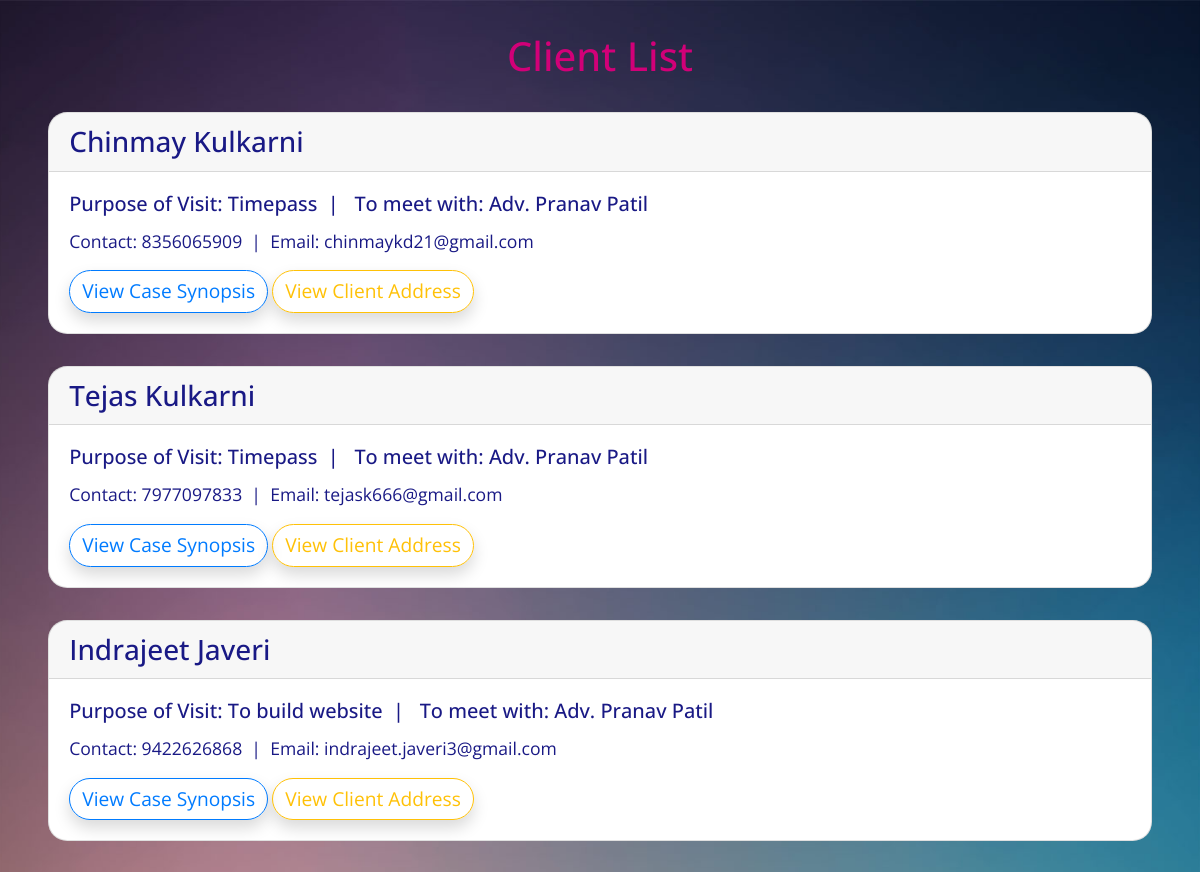
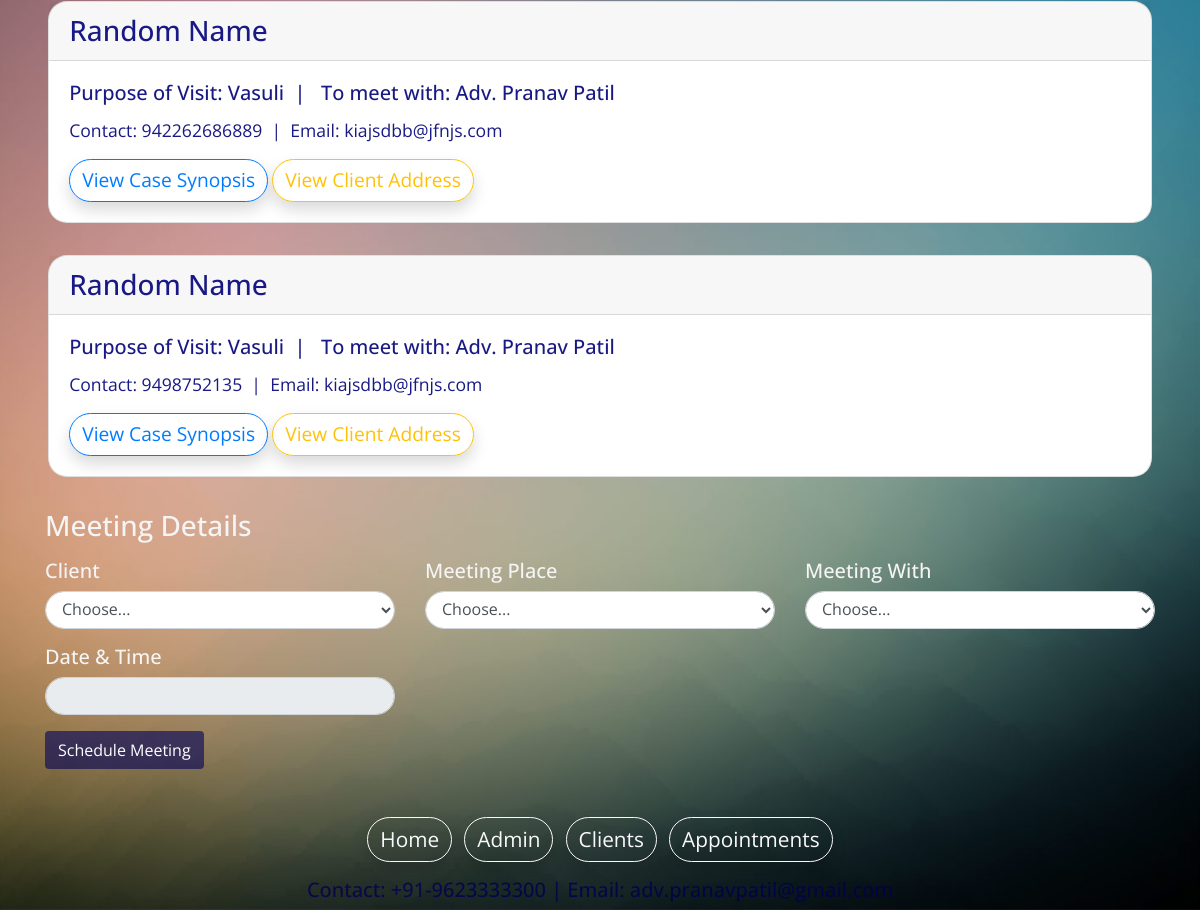
The app's page /clients with its own data (2 pictures, top to bottom).
### patiladmin/models.py (models this page shows, shortened)
class client(models.Model):
    first_name = models.CharField(max_length=255)
    last_name = models.CharField(max_length=255)
    contact = models.BigIntegerField()
    email = models.CharField(max_length=255)
    address = models.CharField(max_length=255)
    city = models.CharField(max_length=255)
    state = models.CharField(max_length=255)
    zipcode = models.BigIntegerField()
    pVisit = models.CharField(max_length=255)
    toMeet = models.CharField(max_length=255)
    hAbout = models.CharField(max_length=255)
    caseSynopsis = models.TextField(default="No case data provided by client")
    dateofvisit = models.DateField(default=timezone.now)

### patiladmin/views.py (the view)
# urls.py: path('clients', views.clientlist),
def clientlist(request):
    clist = client.objects.all()
    return render(request, 'patiladmin/clients.html', {'clients': clist})

### patiladmin/templates/patiladmin/clients.html (shortened to what this page needs)
{% extends 'patiladmin/baselayout.html' %}
{% load static %}
{% block content%}
<div class="container">
	<link rel="stylesheet" href="https://cdnjs.cloudflare.com/ajax/libs/animate.css/3.7.0/animate.min.css" type="text/css">
	<link rel="stylesheet" href="https://cdn.jsdelivr.net/npm/flatpickr/dist/flatpickr.min.css">
	<div class="text-center" style="padding-top: 2rem;color: rgb(210,0,120)">
		<h1>Client List</h1>
	</div>
	{% for client in clients %}
	<div style="background-color: rgb(256, 256, 256);color: rgba(0,0,120,0.9);margin: 2rem 0.2rem;border-radius: 1.2rem;"
	 class="card animated fadeIn">
		<h3 class="card-header" id="cName{{ forloop.counter }}">{{client.first_name}}&nbsp;{{client.last_name}}</h5>
			<div class="card-body">
				<h5 class="card-title">Purpose of Visit: {{client.pVisit}}&nbsp;&nbsp;|&nbsp;&nbsp; To meet with:
					{{client.toMeet}}</h5>
				<p class="card-text" style="font-size: 1.1rem;">Contact: <span id="cMobile{{ forloop.counter }}">{{client.contact}}</span>&nbsp;&nbsp;|&nbsp;&nbsp;Email:
					{{client.email}}</p>
				<button type="button" id="{{ forloop.counter }}" class="btn btn-outline-primary shadow cSynopModalTrigger" style="font-size: 1.2rem;border-radius: 1.5rem;">View
					Case Synopsis</button>
				<button type="button" id="{{ forloop.counter }}" class="btn btn-outline-warning shadow cAddrModalTrigger" style="font-size: 1.2rem;border-radius: 1.5rem;">View
					Client Address</button>
			</div>
	</div>
	{% endfor %}
	<div class="row">
		<div class="col-md-12">
			<h3 class="mb-3">Meeting Details</h4>
				<div class="row">
					<div class="col-md-4 mb-3">
						<h5>Client</h5>
						<select name="test" id="selClient" style="border-radius: 1.2rem;" class="form-control" required>
							<option value="">Choose...</option>
						</select>
					</div>
					<div class="col-md-4 mb-3">
						<h5>Meeting Place</h5>
						<select name="meetP" id="selPlace" style="border-radius: 1.2rem;" class="form-control" required>
							<option>Choose...</option>
						</select>
					</div>
					<div class="col-md-4 mb-3">
						<h5>Meeting With</h5>
						<select name="meetW" id="selAdv" style="border-radius: 1.2rem;" class="form-control" required>
							<option value="">Choose...</option>
						</select>
					</div>
					<div class="col-md-4 mb-3">
						<h5 class="control-label">Date & Time</h5>
						<input class="form-control" value="" id="dtTime" name="dateA" style="border-radius: 1.2rem;" readonly>
					</div>
				</div>
				<button id="schMeeting" class="btn" style="color:#FFFFFF;background-color: rgba(0, 0, 90, 0.6)">Schedule
					Meeting</a>
		</div>
	</div>
</div>
{% endblock %}

### records on screen
client: first_name "Chinmay", last_name "Kulkarni", pVisit "Timepass", toMeet "Adv. Pranav Patil", contact "8356065909", email "chinmaykd21@gmail.com"
client: first_name "Tejas", last_name "Kulkarni", pVisit "Timepass", toMeet "Adv. Pranav Patil", contact "7977097833", email "tejask666@gmail.com"
client: first_name "Indrajeet", last_name "Javeri", pVisit "To build website", toMeet "Adv. Pranav Patil", contact "9422626868", email "indrajeet.javeri3@gmail.com"
client: first_name "Random", last_name "Name", pVisit "Vasuli", toMeet "Adv. Pranav Patil", contact "942262686889", email "kiajsdbb@jfnjs.com"
client: first_name "Random", last_name "Name", pVisit "Vasuli", toMeet "Adv. Pranav Patil", contact "9498752135", email "kiajsdbb@jfnjs.com"
